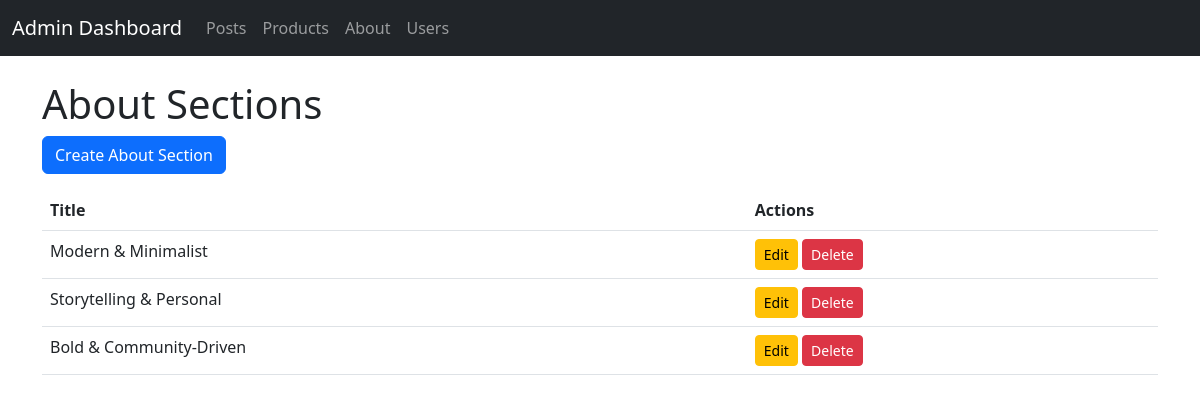
Page /admin-dashboard/admin/about/ on the committed database.
### myapp/models.py (models this page shows, shortened)
class AboutDetail(models.Model):
    title = models.CharField(max_length=200)
    image = models.ImageField(upload_to='about_details/')
    content = models.TextField()
    slug = models.SlugField(unique=True)

### myapp/views.py (the view)
# urls.py: path('admin/about/', AboutDetailAdminListView.as_view(), name='about_list_admin'),
class AboutDetailAdminListView(ListView):
    model = AboutDetail
    template_name = 'myapp/about_list.html'

### myapp/context_processors.py (called while the page is built)
def categories(request):
    return {
        'categories': Category.objects.all()
    }

def cart_and_wishlist_counts(request):
    if request.user.is_authenticated:
        cart_count = Cart.objects.filter(user=request.user).count()
        wishlist_count = Wishlist.objects.filter(user=request.user).count()
    else:
        cart_count = 0
        wishlist_count = 0
    return {
        'cart_count': cart_count,
        'wishlist_count': wishlist_count,
    }

### myapp/templates/myapp/about_list.html
{% extends 'form/BaseAdmin.html' %}
{% block content %}
    <h1>About Sections</h1>
    <a href="{% url 'about_create_admin' %}" class="btn btn-primary mb-3">Create About Section</a>
    <table class="table">
        <thead>
            <tr>
                <th>Title</th>
                <th>Actions</th>
            </tr>
        </thead>
        <tbody>
            {% for about in object_list %}
                <tr>
                    <td>{{ about.title }}</td>
                    <td>
                        <a href="{% url 'about_update_admin' about.pk %}" class="btn btn-sm btn-warning">Edit</a>
                        <a href="{% url 'about_delete_admin' about.pk %}" class="btn btn-sm btn-danger">Delete</a>
                    </td>
                </tr>
            {% endfor %}
        </tbody>
    </table>
{% endblock %}

### rows in the picture
AboutDetail: title "Modern & Minimalist"
AboutDetail: title "Storytelling & Personal"
AboutDetail: title "Bold & Community-Driven"
